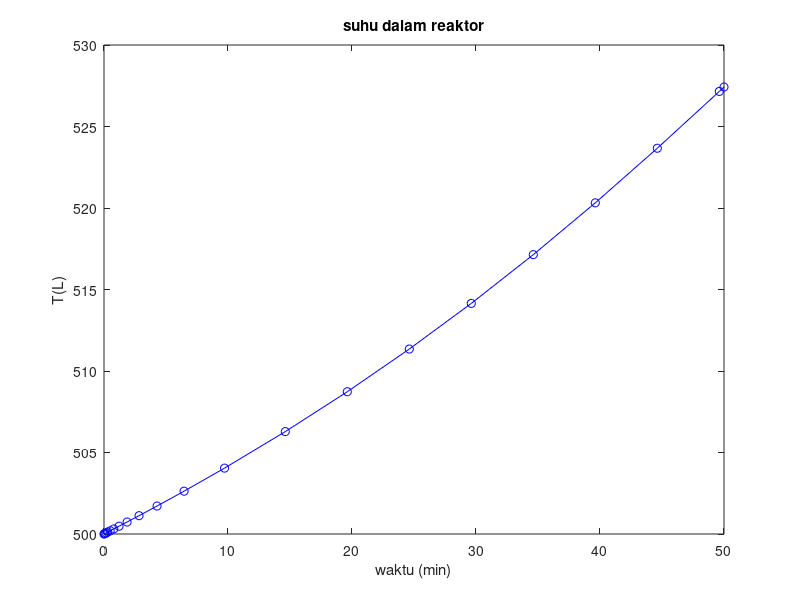

Reproduce this figure in MATLAB.
function run_batch2
clc,clear
[t,Y]=ode23(@rbatch_2,[0 50],[0.5 500])
[t Y]
plot(t,Y(:,1),'-+r')
title('konsentrasi dalam rekator')
xlabel('waktu (min)')
ylabel('Ca(mol/L)')
pause
plot(t,Y(:,2),'-ob')
title('suhu dalam reaktor')
xlabel('waktu (min)')
ylabel('T(L)')
%---------------------------------------------
function dcdt=rbatch_2(t,Y)
%menghitung fngsu ruas kana dari persamaan neraca massa reakor
Ca=Y(1);
T=Y(2);
dcdt(1)=-1E8*exp(-95000/(8.314*T))*Ca/(1.03+Ca);
dcdt(2)=1E8*exp(-95000/(8.314*T))*Ca/(1.03+Ca)*(432*1000)/(1000*4.3);
dcdt=dcdt'
